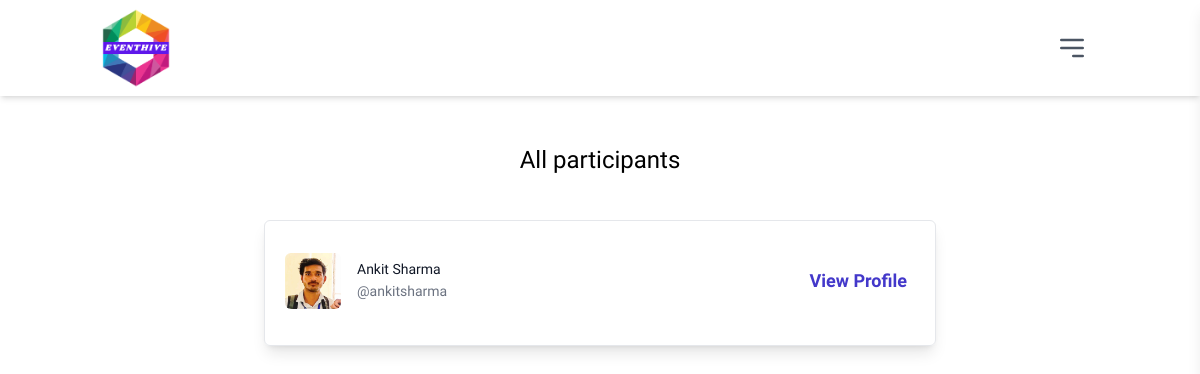
Page /event-participant.php?id=EHive2194630 (signed in) on the committed database.
### tables this page shows
CREATE TABLE `user_detail` (
  `sno` int(33) NOT NULL,
  `name` varchar(200) NOT NULL,
  `username` varchar(110) NOT NULL,
  `email` varchar(112) NOT NULL,
  `password` varchar(211) NOT NULL,
  `location` varchar(110) NOT NULL,
  `course` varchar(110) NOT NULL,
  `branch` varchar(110) NOT NULL,
  `year` int(55) NOT NULL,
  `about_me` longtext NOT NULL,
  `expertise` varchar(110) NOT NULL,
  `github` varchar(110) NOT NULL,
  `linkedin` varchar(110) NOT NULL,
  `institution` varchar(110) NOT NULL,
  `skills` varchar(220) NOT NULL,
  `img` varchar(255) NOT NULL
);

### event-participant.php (the view, shortened to what this page needs)
<?php
include 'src/config/db_connect.php';
$slug = isset($_GET['id']) ? trim($_GET['id'], '/') : '';
?>
<!DOCTYPE html>
<html lang="en">
    <head>
        <link rel="stylesheet" href="./src/css/output.css">
    </head>
<body>
  <?php include 'src/component/header.php';?>
    <div class="container mx-auto px-4 py-3">
        <h1 class="py-3 text-bold text-2xl text-center">All participants</h1>
        <div class="flex justify-center items-center mx-auto pt-8">
            <ul class="max-w-2xl divide-y divide-gray-200 shadow-lg border p-5 w-full rounded-md">
                <?php
                if (isset($slug) && !empty($slug)) {
                    $sql = mysqli_query($conn, "
                        SELECT user_detail.name, user_detail.username, user_detail.img
                        FROM user_detail
                        INNER JOIN joined_events
                        ON user_detail.username = joined_events.user_name
                        WHERE joined_events.event_id = '$slug'
                    ");
                    if (mysqli_num_rows($sql) > 0) {
                        while ($row = mysqli_fetch_assoc($sql)) {
                ?>
                            <li class="pb-3 sm:pb-4 pt-3">
                                <div class="flex items-center space-x-4">
                                    <div class="flex-shrink-0">
                                        <img class="w-10 md:w-14 rounded-md" src="<?php echo $row['img']; ?>" alt="User image">
                                    </div>
                                    <div class="flex-1 min-w-0">
                                        <p class="text-sm font-medium text-gray-900 truncate">
                                            <?php echo $row['name']; ?>
                                        </p>
                                        <a href="user-page.php?user=<?php echo $row['username']; ?>" class="text-sm text-gray-500 truncate">
                                            @<?php echo $row['username']; ?>
                                        </a>
                                    </div>
                                    <div class="inline-flex items-center text-base font-semibold text-gray-900">
                                        <a href="user-page.php?user=<?php echo $row['username']; ?>" class="hover:underline text-lg font-bold text-indigo-700 px-2 cursor-pointer">View Profile</a>
                                    </div>
                                </div>
                            </li>
                    <?php
                        }
                    } else {
                        echo "<li>No users have joined this event yet.</li>";
                    }
                } else {
                    echo "<li>Event not found or invalid event ID.</li>";
                }
                ?>
            </ul>
        </div>
    </div>
</body>
</html>

### event-participant.php (style rules this page uses)
* { margin:0; padding:0; font-family: "ZCOOL XiaoWei", sans-serif; }

### rows in the picture
user_detail: img (picture), name "Ankit Sharma", username "ankitsharma"
